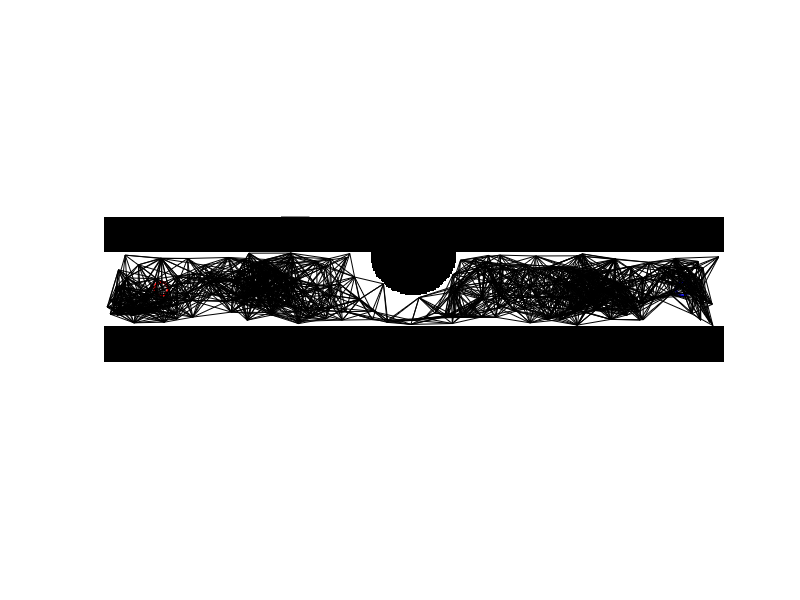

Source code (MATLAB): (Note: this script raises an error after producing the figure.)
% clc;
% clear all;
% close all;

%% Map and Points Visualization

% Load the map
load('map_straight_with_roundabout.mat');

% Definition of the start and goal points
q_start = [50, 40]; % Start point coordinates
q_goal = [50, 400]; % Goal point coordinates

% Plot initialization
figure;
imshow(map_straight_with_roundabout);
hold on;

% Plotting the start and goal points on the map
plot(q_start(2), q_start(1), 'ro', 'MarkerSize', 10); % Start point (red)
plot(q_goal(2), q_goal(1), 'bo', 'MarkerSize', 10); % Goal point (blue)

%% PRM Algorithm Implementation with BFS

% Algorithm parameters
max_iterations_per_attempt = 100; % Maximum iterations per attempt
max_attempts = 5; % Maximum number of attempts
delta = 10; % Connection threshold

% PRM parameters
num_samples = 500; % Number of samples (nodes) to generate
max_dist = 30; % Maximum distance for connections
min_dist = 15;

% Solution variable initialization
solution_found = false;

% Loop over attempts
for attempt = 1:max_attempts
    disp(['Attempt ', num2str(attempt), ':']);
    
    % Resetting the plot and tree for each attempt
    clf;
    imshow(map_straight_with_roundabout);
    hold on;
    plot(q_start(2), q_start(1), 'ro', 'MarkerSize', 10, 'LineWidth',2); % Start point (red)
    plot(q_goal(2), q_goal(1), 'bo', 'MarkerSize', 10,'LineWidth',2); % Goal point (blue)
    
    % Initialization of the nodes (samples) and adjacency matrix
    nodes = rand(num_samples, 2) .* [size(map_straight_with_roundabout, 1), size(map_straight_with_roundabout, 2)];
    adjacency_matrix = zeros(num_samples, num_samples);
    
    % Building the roadmap (PRM)
    for i = 1:num_samples
        for j = i+1:num_samples
            % Check if nodes i and j are within max_dist
            if ( (norm(nodes(i,:) - nodes(j,:)) <= max_dist) && (norm(nodes(i,:) - nodes(j,:)) >= min_dist) )
                % Check if the path between nodes i and j is obstacle-free
                line_points = round([linspace(nodes(i,1), nodes(j,1), 300); linspace(nodes(i,2), nodes(j,2), 300)]');
                valid_points = all(line_points >= 1, 2) & line_points(:,1) <= size(map_straight_with_roundabout,1) & line_points(:,2) <= size(map_straight_with_roundabout,2);
                if all(map_straight_with_roundabout(sub2ind(size(map_straight_with_roundabout), line_points(valid_points,1), line_points(valid_points,2))) == 1)
                    % If obstacle-free, connect i and j
                    adjacency_matrix(i,j) = 1;
                    adjacency_matrix(j,i) = 1;
                    % Plot the edge between nodes i and j
                    line([nodes(i,2), nodes(j,2)], [nodes(i,1), nodes(j,1)], 'Color', 'k');
                end
            end
        end
    end
    
    %% Finding optimal path using BFS
    
    % Find indices of start and goal nodes in nodes array
    [~, q_start_index] = min(pdist2(nodes, q_start));
    [~, q_goal_index] = min(pdist2(nodes, q_goal));
    
    % BFS initialization
    queue = q_start_index; % Start with the index of the start node
    parent = zeros(1, num_samples);
    visited = false(1, num_samples);
    visited(q_start_index) = true; % Mark start node as visited
    
    % BFS search
    while ~isempty(queue)
        current = queue(1);
        queue(1) = [];
        
        if current == q_goal_index
            % Reconstruct the path from goal to start
            optimal_path = reconstructPath(parent, current);
            % Plot the optimal path
            plotPath(optimal_path, nodes, 'r');
            disp(['Optimal path found at the Attempt number: ', num2str(attempt)]);
            solution_found = true;
            break;
        end
        
        % Explore neighbors (nodes connected to current)
        neighbors = find(adjacency_matrix(current,:) == 1);
        for i = 1:length(neighbors)
            if ~visited(neighbors(i))
                visited(neighbors(i)) = true;
                parent(neighbors(i)) = current;
                queue(end+1) = neighbors(i);
            end
        end
    end
    
    if solution_found
        break;
    end
    
    disp('No path found. Next attempt!');
end

if ~solution_found
    disp(['FAILURE! Optimal path is not found with ', num2str(attempt), ' Attempts.'])
end

%% Function definitions

function path = reconstructPath(parent, goal)
    path = [];
    current = goal;
    while current ~= 0
        path = [current, path];
        current = parent(current);
    end
end

function plotPath(path, nodes, color)
    for i = 1:length(path)-1
        line([nodes(path(i),2), nodes(path(i+1),2)], [nodes(path(i),1), nodes(path(i+1),1)], 'Color', color, 'LineWidth', 2);
    end
end
